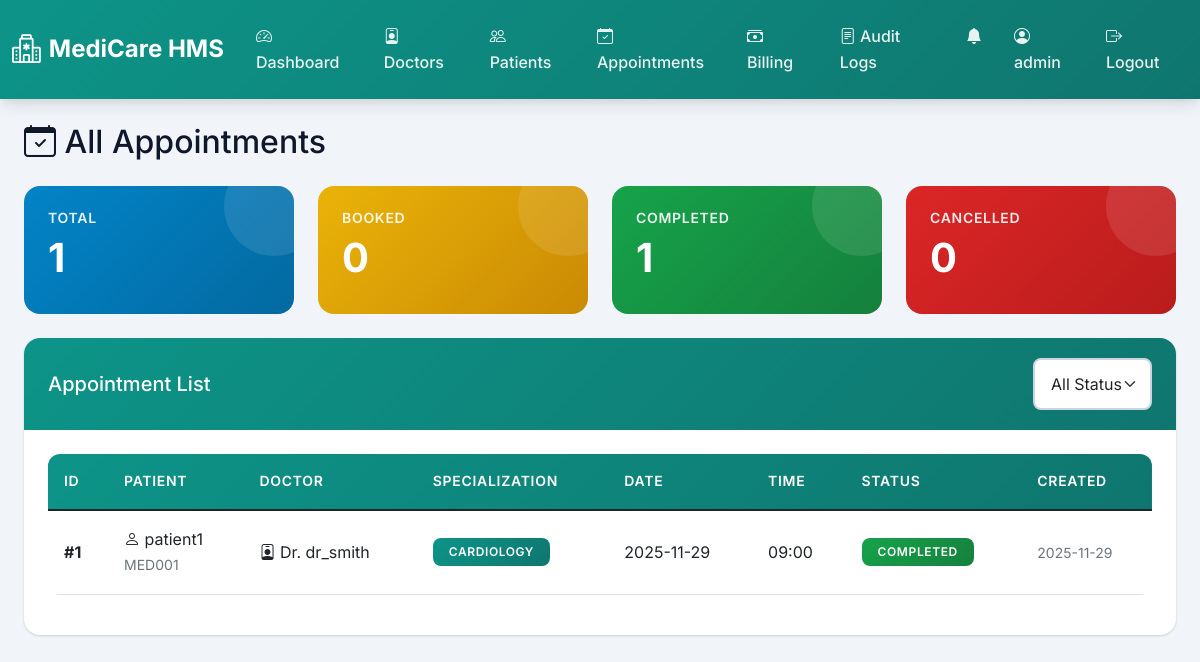
The app's page /admin/appointments (signed in) with its own data.
### models.py (models this page shows, shortened)
class Appointment(db.Model):
    __tablename__ = 'appointments'
    id = db.Column(db.Integer, primary_key=True)
    doctor_id = db.Column(db.Integer, db.ForeignKey('doctors.id'), nullable=False)
    patient_id = db.Column(db.Integer, db.ForeignKey('patients.id'), nullable=False)
    appointment_date = db.Column(db.Date, nullable=False)
    appointment_time = db.Column(db.Time, nullable=False)
    status = db.Column(db.String(20), default='Booked')  # Booked, Completed, Cancelled
    created_at = db.Column(db.DateTime, default=datetime.utcnow)
    treatment = db.relationship('Treatment', backref='appointment', uselist=False, cascade='all, delete-orphan')
    rating = db.relationship('Rating', backref='appointment', uselist=False, cascade='all, delete-orphan')

class User(db.Model):
    __tablename__ = 'users'
    id = db.Column(db.Integer, primary_key=True)
    username = db.Column(db.String(80), unique=True, nullable=False)
    password_hash = db.Column(db.String(255), nullable=False)
    email = db.Column(db.String(120), unique=True, nullable=False)
    phone = db.Column(db.String(20))
    role = db.Column(db.String(20), nullable=False)  # admin, doctor, patient
    full_name = db.Column(db.String(150))
    date_of_birth = db.Column(db.Date)
    gender = db.Column(db.String(10))
    address = db.Column(db.Text)
    profile_image = db.Column(db.String(255))
    is_active = db.Column(db.Boolean, default=True)
    created_at = db.Column(db.DateTime, default=datetime.utcnow)
    last_login = db.Column(db.DateTime)

class Patient(db.Model):
    __tablename__ = 'patients'
    id = db.Column(db.Integer, primary_key=True)
    user_id = db.Column(db.Integer, db.ForeignKey('users.id'), nullable=False)
    medical_id = db.Column(db.String(50), unique=True, nullable=False)
    blood_group = db.Column(db.String(10))
    emergency_contact = db.Column(db.String(20))
    insurance_provider = db.Column(db.String(100))
    insurance_number = db.Column(db.String(50))
    allergies = db.Column(db.Text)
    chronic_conditions = db.Column(db.Text)
    user = db.relationship('User', backref='patient_profile')
    appointments = db.relationship('Appointment', backref='patient', lazy=True)

class Doctor(db.Model):
    __tablename__ = 'doctors'
    id = db.Column(db.Integer, primary_key=True)
    user_id = db.Column(db.Integer, db.ForeignKey('users.id'), nullable=False)
    specialization = db.Column(db.String(100), nullable=False)
    rating = db.Column(db.Float, default=0.0)
    license_number = db.Column(db.String(50))
    qualifications = db.Column(db.Text)
    experience_years = db.Column(db.Integer)
    consultation_fee = db.Column(db.Float, default=0.0)
    bio = db.Column(db.Text)
    department = db.Column(db.String(100))
    room_number = db.Column(db.String(20))
    user = db.relationship('User', backref='doctor_profile')
    availabilities = db.relationship('Availability', backref='doctor', lazy=True, cascade='all, delete-orphan')
    appointments = db.relationship('Appointment', backref='doctor', lazy=True)

### routes/admin.py (the view)
@bp.route('/appointments')
@role_required('admin')
def appointments_list():
    status_filter = request.args.get('status', '')
    query = Appointment.query
    if status_filter:
        query = query.filter_by(status=status_filter)
    appointments = query.order_by(Appointment.appointment_date.desc()).all()
    total_appointments = Appointment.query.count()
    booked = Appointment.query.filter_by(status='Booked').count()
    completed = Appointment.query.filter_by(status='Completed').count()
    cancelled = Appointment.query.filter_by(status='Cancelled').count()
    return render_template('admin/appointments.html',
                         appointments=appointments,
                         total_appointments=total_appointments,
                         booked=booked,
                         completed=completed,
                         cancelled=cancelled,
                         status_filter=status_filter)

### app.py (called while the page is built)
@app.context_processor
def inject_notifications():
    if 'user_id' in session:
        from utils.notifications import get_unread_count
        return {'unread_count': get_unread_count(session['user_id'])}
    return {'unread_count': 0}

### utils/auth.py (called while the page is built)
def role_required(role):
    def decorator(f):
        @wraps(f)
        def decorated_function(*args, **kwargs):
            if 'user_id' not in session:
                flash('Please log in to access this page.', 'error')
                return redirect(url_for('shared.login'))
            if session.get('role') != role:
                flash('You do not have permission to access this page.', 'error')
                return redirect(url_for('shared.login'))
            return f(*args, **kwargs)
        return decorated_function
    return decorator

### utils/notifications.py (called while the page is built)
def get_unread_count(user_id):
    return Notification.query.filter_by(user_id=user_id, is_read=False).count()

### templates/admin/appointments.html (shortened to what this page needs)
{% extends "base.html" %}
{% block content %}
<div class="container-fluid">
    <h2 class="mb-4"><i class="bi bi-calendar-check"></i> All Appointments</h2>
    <div class="row g-4 mb-4">
        <div class="col-md-3">
            <div class="stat-card stat-card-info">
                <h5>Total</h5>
                <h2>{{ total_appointments }}</h2>
            </div>
        </div>
        <div class="col-md-3">
            <div class="stat-card stat-card-warning">
                <h5>Booked</h5>
                <h2>{{ booked }}</h2>
            </div>
        </div>
        <div class="col-md-3">
            <div class="stat-card stat-card-success">
                <h5>Completed</h5>
                <h2>{{ completed }}</h2>
            </div>
        </div>
        <div class="col-md-3">
            <div class="stat-card stat-card-danger">
                <h5>Cancelled</h5>
                <h2>{{ cancelled }}</h2>
            </div>
        </div>
    </div>
    <div class="card">
        <div class="card-header">
            <div class="d-flex justify-content-between align-items-center">
                <h5 class="mb-0">Appointment List</h5>
                <form method="GET" class="d-flex gap-2">
                    <select class="form-select" name="status" onchange="this.form.submit()">
                        <option value="">All Status</option>
                    </select>
                </form>
            </div>
        </div>
        <div class="card-body">
            <div class="table-responsive">
                <table class="table table-hover">
                    <thead>
                        <tr>
                            <th>ID</th>
                            <th>Patient</th>
                            <th>Doctor</th>
                            <th>Specialization</th>
                            <th>Date</th>
                            <th>Time</th>
                            <th>Status</th>
                            <th>Created</th>
                        </tr>
                    </thead>
                    <tbody>
                        {% for appointment in appointments %}
                        <tr>
                            <td><strong>#{{ appointment.id }}</strong></td>
                            <td>
                                <i class="bi bi-person"></i> {{ appointment.patient.user.username }}
                                <br><small class="text-muted">{{ appointment.patient.medical_id }}</small>
                            </td>
                            <td>
                                <i class="bi bi-person-badge"></i> Dr. {{ appointment.doctor.user.username }}
                            </td>
                            <td><span class="badge bg-primary">{{ appointment.doctor.specialization }}</span></td>
                            <td>{{ appointment.appointment_date }}</td>
                            <td>{{ appointment.appointment_time.strftime('%H:%M') }}</td>
                            <td>
                                <span class="badge bg-{{ 'success' if appointment.status == 'Completed' else 'warning' if appointment.status == 'Booked' else 'secondary' }}">
                                    {{ appointment.status }}
                                </span>
                            </td>
                            <td><small class="text-muted">{{ appointment.created_at.strftime('%Y-%m-%d') }}</small></td>
                        </tr>
                        {% else %}
                        <tr>
                            <td colspan="8" class="text-center text-muted">No appointments found</td>
                        </tr>
                        {% endfor %}
                    </tbody>
                </table>
            </div>
        </div>
    </div>
</div>
{% endblock %}

### static/css/style.css (style rules this page uses)
:root { --primary-color: #0d9488; --primary-dark: #0f766e; --primary-light: #14b8a6; --secondary-color: #7c3aed; --secondary-dark: #6d28d9; --accent-color: #f97316; --danger-color: #dc2626; --warning-color: #eab308; --success-color: #16a34a; --info-color: #0284c7; --dark-bg: #0f172a; --light-bg: #f1f5f9; --card-bg: #ffffff; --text-primary: #0f172a; --text-secondary: #475569; --border-color: #cbd5e1; --shadow: 0 1px 3px 0 rgba(0, 0, 0, 0.1), 0 1px 2px 0 rgba(0, 0, 0, 0.06); --shadow-lg: 0 10px 15px -3px rgba(0, 0, 0, 0.1), 0 4px 6px -2px rgba(0, 0, 0, 0.05); --medical-teal: #0d9488; --medical-purple: #7c3aed; --medical-orange: #f97316; }
* { margin: 0; padding: 0; box-sizing: border-box; }
body { font-family: 'Inter', -apple-system, BlinkMacSystemFont, 'Segoe UI', Roboto, sans-serif; background-color: var(--light-bg); color: var(--text-primary); line-height: 1.6; }
.card { border: none; border-radius: 1rem; box-shadow: var(--shadow); transition: transform 0.3s ease, box-shadow 0.3s ease; background-color: var(--card-bg); }
.card-header { background: linear-gradient(135deg, var(--medical-teal) 0%, var(--primary-dark) 100%); color: white; border: none; border-radius: 1rem 1rem 0 0 !important; padding: 1.25rem 1.5rem; font-weight: 600; }
.card-body { padding: 1.5rem; }
.stat-card { border-radius: 1rem; padding: 1.5rem; color: white; position: relative; overflow: hidden; }
.stat-card::before { content: ''; position: absolute; top: 0; right: 0; width: 100px; height: 100px; background: rgba(255, 255, 255, 0.1); border-radius: 50%; transform: translate(30%, -30%); }
.stat-card-success { background: linear-gradient(135deg, #16a34a 0%, #15803d 100%); }
.stat-card-warning { background: linear-gradient(135deg, #eab308 0%, #ca8a04 100%); }
.stat-card-info { background: linear-gradient(135deg, #0284c7 0%, #0369a1 100%); }
.stat-card-danger { background: linear-gradient(135deg, #dc2626 0%, #b91c1c 100%); }
.stat-card h5 { font-size: 0.875rem; font-weight: 600; text-transform: uppercase; letter-spacing: 0.05em; opacity: 0.9; }
.stat-card h2 { font-size: 2.5rem; font-weight: 700; margin: 0.5rem 0; }
.form-control, .form-select { border: 2px solid var(--border-color); border-radius: 0.5rem; padding: 0.75rem 1rem; transition: all 0.3s ease; }
.table { background-color: white; border-radius: 0.75rem; overflow: hidden; }
.table thead { background: linear-gradient(135deg, var(--medical-teal) 0%, var(--primary-dark) 100%); color: white; }
.table thead th { border: none; padding: 1rem; font-weight: 600; text-transform: uppercase; font-size: 0.875rem; letter-spacing: 0.05em; }
.table tbody tr { transition: background-color 0.2s ease; }
.table tbody td { padding: 1rem; vertical-align: middle; }
.badge { padding: 0.5rem 1rem; border-radius: 0.5rem; font-weight: 600; font-size: 0.75rem; text-transform: uppercase; letter-spacing: 0.05em; }
.badge.bg-primary { background: linear-gradient(135deg, var(--medical-teal) 0%, var(--primary-dark) 100%) !important; }
.badge.bg-success { background: linear-gradient(135deg, var(--success-color) 0%, #15803d 100%) !important; }
* { transition: background-color 0.2s ease, color 0.2s ease; }

### records on screen
Appointment: id "1", patient.user.username "patient1", patient.medical_id "MED001", doctor.user.username "dr_smith", doctor.specialization "CARDIOLOGY", appointment_date "2025-11-29", appointment_time "09:00", status "COMPLETED", created_at "2025-11-29"

### other values on screen
{{ session.username }} "admin"
{{ total_appointments }} "1"
{{ booked }} "0"
{{ completed }} "1"
{{ cancelled }} "0"
